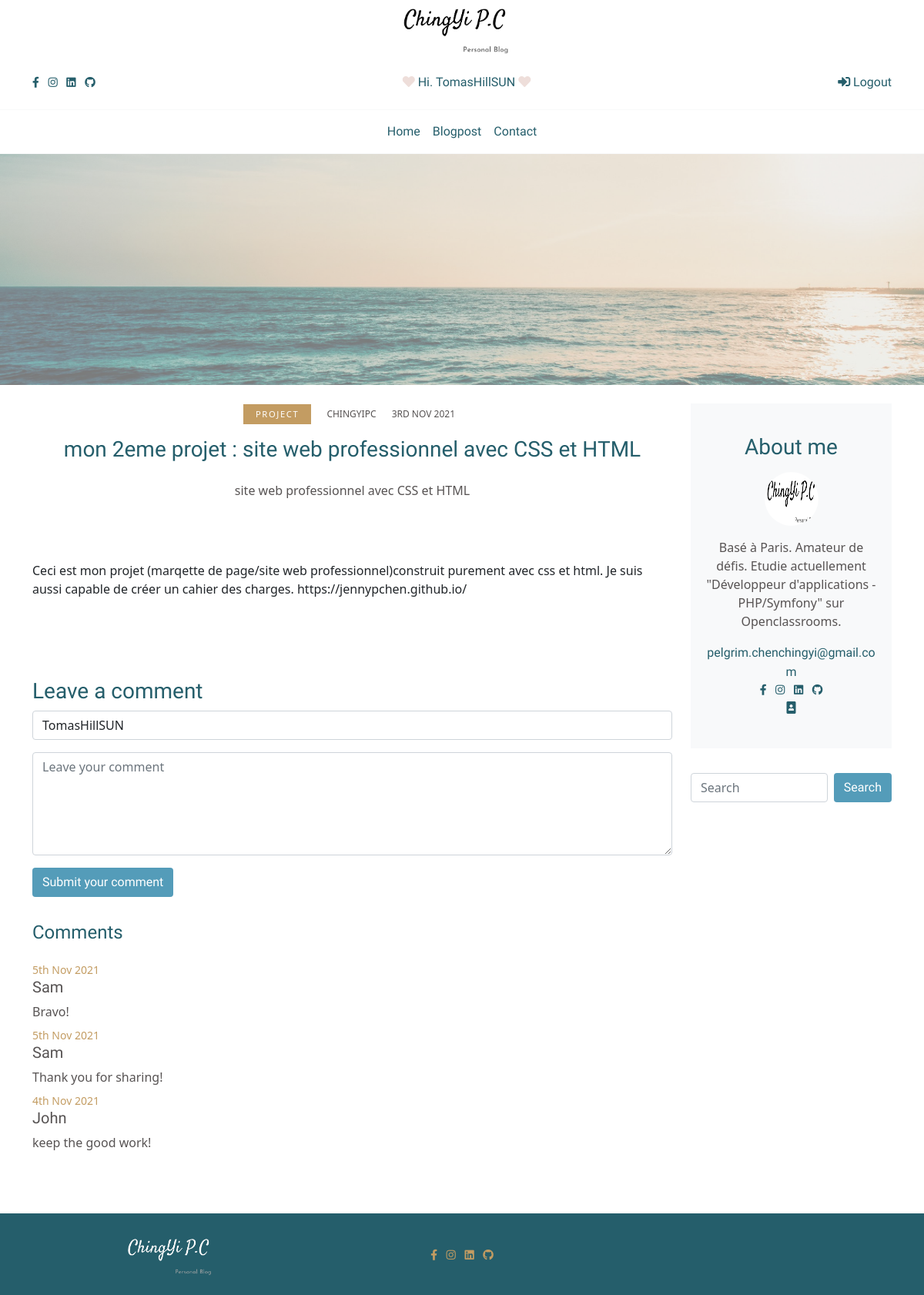
Page /project5PhpBlog/index.php?action=post&id=50 (signed in) on the committed database.
### tables this page shows
CREATE TABLE `post` (
  `id` int(11) NOT NULL,
  `title` varchar(200) NOT NULL,
  `chapo` longtext NOT NULL,
  `content` longtext NOT NULL,
  `image` varchar(255) DEFAULT NULL,
  `date_create` datetime NOT NULL,
  `date_update` datetime NOT NULL DEFAULT CURRENT_TIMESTAMP,
  `user_id` int(11) NOT NULL,
  `category` varchar(45) NOT NULL
);

CREATE TABLE `user` (
  `id` int(11) NOT NULL,
  `first_name` varchar(45) NOT NULL,
  `last_name` varchar(60) NOT NULL,
  `user_name` varchar(60) NOT NULL,
  `email` varchar(100) NOT NULL,
  `password` varchar(255) NOT NULL,
  `date_create` datetime NOT NULL,
  `user_type_id` int(11) DEFAULT '2',
  `reset_token` varchar(255) DEFAULT NULL
);

CREATE TABLE `comment` (
  `id` int(11) NOT NULL,
  `author` varchar(45) NOT NULL,
  `comment` varchar(250) NOT NULL,
  `valid` tinyint(1) DEFAULT NULL,
  `date_create` datetime NOT NULL,
  `post_id` int(11) NOT NULL,
  `user_id` int(11) NOT NULL
);

### project5PhpBlog/src/controllers/FrontendControllers.php (called while the page is built, shortened)
<?php
class FrontendControllers
{
    public function listAPost()
    {
        $postManager = new PostManager();
        $commentManager = new CommentManager();
        $post = $postManager->getPost(filter_var($_GET['id'],FILTER_SANITIZE_STRING));
        $comments = $commentManager->getComments(filter_var($_GET['id'],FILTER_SANITIZE_STRING));
        require('src/views/frontend/singlepost.php');
    }
}

### project5PhpBlog/src/models/postManager.php (called while the page is built, shortened)
<?php
class PostManager extends DatabaseManager
{
    function getPost($postId)
    {
        $db = $this->dbConnect();
        $statement = $db->prepare('SELECT post.id, image,title, category, chapo, USER.user_name, content,  DATE_FORMAT(post.date_create, "%D %b %Y") AS creation_date
    FROM `post` JOIN USER WHERE USER.id = `post`.`user_id` AND post.id=?');
        $statement->execute(array($postId));
        $values = $statement->fetch(PDO::FETCH_ASSOC);
        $post = new Posts($values);
        return $post;
    }
}

### project5PhpBlog/src/models/Blogs.php (called while the page is built, shortened)
<?php
class Blogs
{
    public function hydrate(array $values)
    {
        foreach ($values as $key => $value) {
            $pieces = explode('_', $key);
            if (strpos($key, '_') !== false) {
                $method = 'set';
                foreach ($pieces as $piece) {
                    $method = $method . ucfirst($piece);
                }
            } else {
                $method = 'set' . ucfirst($key);
            }
        }
    }
}

### project5PhpBlog/src/models/Posts.php (called while the page is built, shortened)
<?php
class Posts extends Blogs
{
    private $id;
    private $title;
    private $category;
    private $chapo;
    private $user_name;
    private $content;
    private $creation_date;
    public function setId($id)
    {
        $id = (int) $id;
        if ($id > 0) {
            $this->id = $id;
        }
    }
    public function getId()
    {
        return $this->id;
    }
    public function setTitle($title)
    {
        if (is_string($title)) {
            $this->title = $title;
        }
    }
    public function getTitle()
    {
        return $this->title;
    }
    public function setCategory($category)
    {
        if (is_string($category)) {
            $this->category = $category;
        }
    }
    public function getCategory()
    {
        return $this->category;
    }
    public function setChapo($chapo)
    {
        if (is_string($chapo)) {
            $this->chapo = $chapo;
        }
    }
    public function getChapo()
    {
        return $this->chapo;
    }
    public function setUserName($user_name)
    {
        if (is_string($user_name)) {
            $this->user_name = $user_name;
        }
    }
    public function getUserName()
    {
        return $this->user_name;
    }
    public function setContent($content)
    {
        if (is_string($content)) {
            $this->content = $content;
        }
    }
    public function getContent()
    {
        return $this->content;
    }
    public function setCreationDate($creation_date)
    {
        $this->creation_date = $creation_date;
    }
    public function getCreationDate()
    {
        return $this->creation_date;
    }
}

### project5PhpBlog/src/Models/Session.php (called while the page is built, shortened)
<?php
class Session
{
    public static function get($key)
    {
        return (isset($_SESSION[$key])) ? $_SESSION[$key] : "";
    }
}

### project5PhpBlog/src/models/commentManager.php (called while the page is built, shortened)
<?php
class CommentManager extends DatabaseManager
{
    public function getComments($postId)
    {
        $comments = [];
        $db = $this->dbConnect();
        $statement = $db->PREPARE('SELECT`id`,`author`,`post_id`,`comment`,DATE_FORMAT(date_create, "%D %b %Y") AS comment_creation_date
    FROM COMMENT WHERE `post_id`=? AND `valid`=true ORDER BY comment_creation_date DESC');
        $statement->execute(array($postId));
        while ($values = $statement->fetch(PDO::FETCH_ASSOC)) {
            $comments[] = new Comments($values);
        }
        return $comments;
    }
}

### project5PhpBlog/src/models/Comments.php (called while the page is built, shortened)
<?php
class Comments extends Blogs
{
    private $author;
    private $comment;
    private $comment_creation_date;
    public function setId($id)
    {
        $id = (int) $id;
    }
    public function setAuthor($author)
    {
        if (is_string($author)) {
            $this->author = $author;
        }
    }
    public function getAuthor()
    {
        return $this->author;
    }
    public function setComment($comment)
    {
        if (is_string($comment)) {
            $this->comment = $comment;
        }
    }
    public function getComment()
    {
        return $this->comment;
    }
    public function setCommentCreationDate($comment_creation_date)
    {
        $this->comment_creation_date = $comment_creation_date;
    }
    public function getCommentCreateDate()
    {
        return $this->comment_creation_date;
    }
    public function setPostId($post_id)
    {
        $post_id = (int) $post_id;
    }
}

### project5PhpBlog/src/views/frontend/singlepost.php (the view, shortened to what this page needs)
<div class="pb-4 "><img class="img-fluid" src="public/img/sea.png" alt="banner" /></div>
<section class="pb-5">
    <div class="container pb-4">
        <div class="row">
            <div class="col-lg-9 mb-5 mb-lg-0 mx-auto">
                <div class="row mb-5">
                    <div class="col-lg-12 text-center">
                        <ul class="list-inline">
                            <li class="list-inline-item mr-2 category font-weight-normal"> <?= filter_var($post->getCategory(), FILTER_SANITIZE_STRING); ?> </li>
                            <li class="list-inline-item mx-2 text-uppercase meta font-weight-normal"><?= filter_var($post->getUserName(), FILTER_SANITIZE_STRING); ?></li>
                            <li class="list-inline-item mx-2 text-uppercase meta font-weight-normal"><?= filter_var($post->getCreationDate(), FILTER_SANITIZE_STRING); ?></li>
                        </ul>
                    </div>
                    <div class="col-lg-12 text-center">
                        <h2 class="h3 mb-4"> <a class="d-block blogtitle" href=""><?= filter_var($post->getTitle(), FILTER_SANITIZE_STRING); ?></a></h2>
                        <p class="blogtext"><?= filter_var($post->getChapo(), FILTER_SANITIZE_STRING); ?></p>
                    </div>
                    <div class="col-lg-12 text-center"><a class="d-block post-trending mb-4" href=""><img class="img-fluid w-100" src="<?= filter_var($post->getImage(), FILTER_SANITIZE_STRING); ?>" alt="" /></a>
                    </div>
                    <div class="col-lg-12">
                        <p class="blogtext"><?= $post->getContent(); ?></p>
                    </div>
                </div>
                <?php if (!empty(Session::get('username'))) : ?>
                    <form method="post" action="index.php?action=leavecomment&amp;id=<?= filter_var($post->getId(), FILTER_SANITIZE_STRING); ?>">
                        <h3 class="cardtitle">Leave a comment</h3>
                        <div class="row mb-3">
                            <div class="col-lg-12 mb-3">
                                <input class="form-control" type="text" name="author" placeholder="Full Name e.g. Jason Doe" value="<?= filter_var(Session::get('username'), FILTER_SANITIZE_STRING); ?>" required>
                            </div>
                            <div class="col-lg-12 mb-3">
                                <textarea class="form-control" name="comment" rows="5" placeholder="Leave your comment" value="<?= filter_var($comment, FILTER_SANITIZE_STRING) ?>" required></textarea>
                            </div>
                            <div class="col-lg-12 mb-3">
                                <button class="btn button" type="submit">Submit your comment</button>
                            </div>
                        </div>
                    </form>
                <?php else : ?>
                    <p class="admin-title">Please login to leave a comment</p>
                <?php endif; ?>
                <h3 class="h4 mb-4 cardtitle">Comments</h3>
                <?php foreach ($comments as $comment) { ?>
                    <p class="small mb-0 date"><?= filter_var($comment->getCommentCreateDate(), FILTER_SANITIZE_STRING); ?></p>
                    <h5 class="name"><?= filter_var($comment->getAuthor(), FILTER_SANITIZE_STRING); ?></h5>
                    <p class="blogtext text-small mb-2"><?= filter_var($comment->getComment(), FILTER_SANITIZE_STRING); ?></p>
                <?php } ?>
            </div>
            <?php include_once 'src/views/frontend/_about.php'; ?>
        </div>
</section>
<?php require('src/views/frontend/_frontendLayout.php'); ?>

### project5PhpBlog/public/css/style.css (style rules this page uses)
section { overflow: hidden; position: relative; }
.cardtitle { font-family: "Satisfy", sans-serif; color: #255e6b; }
.category { padding: 0.3rem 1rem; text-decoration: none; color: #fff; background: #c39c62; text-transform: uppercase; letter-spacing: 0.1rem; font-size: 0.7rem; }
.meta { text-transform: uppercase; text-decoration: none; color: #575353; font-size: 0.75rem; }
.blogtitle { font-family: "Satisfy", sans-serif; text-decoration: none; color: #255e6b; }
.blogtext { color: #575353; }
.button { background-color: #549cb9; font-family: "Satisfy", sans-serif; color: white; }
form { color: #575353; }
.name { color: #575353; font-family: "Satisfy", sans-serif; }
.date { color: #c39c62; }

### rows in the picture
post: category "PROJECT", user.user_name "CHINGYIPC", title "mon 2eme projet : site web professionnel avec CSS et HTML", chapo "site web professionnel avec CSS et HTML", content "Ceci est mon projet (marqette de page/site web professionnel)construit purement avec css et html. Je suis aussi capable de créer un cahier des charges. https://jennypchen.github.io/"
comment: CommentCreateDate "5th Nov 2021", author "Sam", comment "Bravo!"
comment: CommentCreateDate "5th Nov 2021", author "Sam", comment "Thank you for sharing!"
comment: CommentCreateDate "4th Nov 2021", author "John", comment "keep the good work!"

### other values in the picture
filter_var(Session::get('username'), FILTER_SANITIZE_STRING) "TomasHillSUN"
filter_var($post->getCreationDate(), FILTER_SANITIZE_STRING) "3RD NOV 2021"
